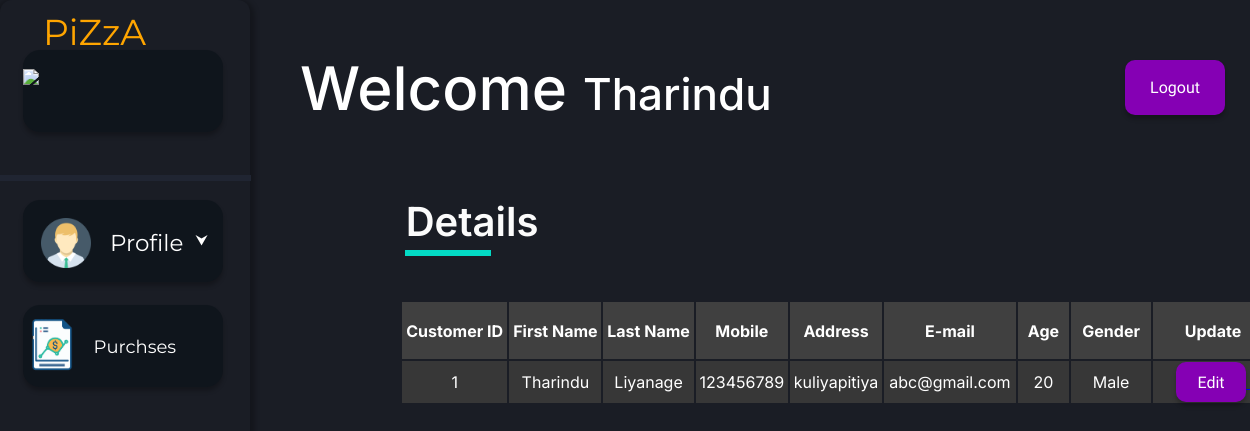
/custViewUserDetails.php (signed in), run on the app's committed database.
### tables this page shows
CREATE TABLE `crm_customer` (
  `customer_id` int(11) NOT NULL,
  `fname` varchar(15) NOT NULL,
  `lname` varchar(15) NOT NULL,
  `mob` int(11) NOT NULL,
  `address` varchar(50) NOT NULL,
  `email` varchar(50) NOT NULL,
  `age` int(11) NOT NULL,
  `gender` varchar(6) NOT NULL
);

### custViewUserDetails.php (the view, shortened to what this page needs)
<?php require_once('./phpFunc/connection/connect.php');
    $id = $_SESSION["c_id"];
$sql = "SELECT * FROM crm_customer where customer_id = $id";
mysqli_query($connection, $sql);
$result = mysqli_query($connection,$sql);
?>
<!DOCTYPE html>
<html>
<head>
        <link href="./styles/customer/cusmain.css" rel="stylesheet">
</head>
<body>
<div>
<span class="wel-msg"><p>Welcome <span style="font-size:44px;"><?php echo $_SESSION["name"]; ?></span></p></span>
<span class="sub-head">Details</span> <div class="sub-line"></div>
<span><a href="./phpFunc/functions/customer/logout.php"><button class="log_out-button">Logout</button> </a></span>
</div>
<div class="menu">
<div class="piza-staff"><img class="piza-logo" src="./assets/img/logo.png">
<span class="menu-text" style="color:orange;">PiZzA</span>
</div>
 <div class="menu-line"></div>
<button class="pro-view">
      <img class="pro-avatar" src="./assets/img/pro_avatar.png">
      <span class="pro-text">Profile </span>
</button>
<a href='./customerViewSales.php'><button class="sales-but">
      <img class="sales-logo" src="./assets/img/sales.png">
      <span class="sales-text" style="font-size: large;">Purchses </span>
</button></a>
</div>
<table border="0" class="table_dec">
<tr bgcolor="#404040">
<th>Customer ID</th>
<th>First Name</th>
<th>Last Name</th>
<th>Mobile</th>
<th>Address</th>
<th>E-mail</th>
<th>&nbsp;&nbsp;Age&nbsp;&nbsp;</th>
<th>&nbsp;&nbsp;Gender&nbsp;&nbsp;</th>
<th>Update</th>
</tr>
<?php
$row = mysqli_fetch_assoc($result);
    echo "
        <tr bgcolor='#373737'>
            <td>" . $row['customer_id'] . "</td>
            <td>" . $row['fname'] . "</td>
            <td>" . $row['lname'] . "</td>
            <td>" . $row['mob'] . "</td>
            <td>" . $row['address'] . "</td>
            <td>" . $row['email'] . "</td>
            <td>" . $row['age'] . "</td>
            <td>" . $row['gender'] . "</td>
            <td>&nbsp;&nbsp;&nbsp;&nbsp;<a href='./phpFunc/functions/customer/update.php?customer_id=".$row['customer_id']."'><button class='edit-button' role='button'>Edit</button> </a>&nbsp;&nbsp;&nbsp;&nbsp;</td>
        </tr>";
?>
</table>
</body>
</html>

### styles/customer/cusmain.css (style rules this page uses)
body { background-color: #1A1D25; margin: 0px 0 10px; }
.table_dec { font-family: 'Inter', sans-serif; padding-bottom: 50px; box-sizing: border-box; text-align: center; border-color:#27262C; border: 0px solid #5B5B5B; color:white; position: relative; left: 400px; top:300px; width: 70%; height: auto; border-radius: 4px; }
th { height: 55px; }
.wel-msg { position: absolute; left: 300px; top: -10px; font-family: 'Inter'; font-style: normal; font-weight: 500; font-size: 60px; line-height: 77px; color: #FFFFFF; }
.sub-head { position: absolute; width: 224px; height: 38px; left: 360px; top: 200px; text-align: center; font-family: 'Inter'; font-style: normal; font-weight: 600; font-size: 40px; line-height: 44px; color: #FBFBFB; }
.menu { position: absolute; width: 250px; height:800px; left: 0px; top: 0px; background: #1A1D25; box-shadow: 0px 4px 5px 5px rgba(0, 0, 0, 0.25); border-radius: 12px; }
.piza-logo { height: auto; width: 80px; }
.piza-staff { position: absolute; width: 200px; height: 82px; left: 23px; top: 50px; background: #0F151C; box-shadow: 0px 4px 4px rgba(0, 0, 0, 0.25); border-radius: 17px; }
.menu-text { font-family: "Montserrat", sans-serif; font-size:36px; position:relative; bottom:40px; }
.sub-line { border: 3px solid #03DAC5; width:80px; position: absolute; left: 405px; top: 250px; }
.menu-line { border: 3px solid #202532; width:245px; position: relative; top:175px; }
.pro-view { position: absolute; width: 200px; height: 82px; left: 23px; top: 200px; outline:0; border:0; background: #0F151C; box-shadow: 0px 4px 4px rgba(0, 0, 0, 0.25); border-radius: 17px; }
.pro-avatar { height: auto; width: 50px; position: relative; left:-10px; top:5px; }
.pro-text { font-family: "Montserrat", sans-serif; font-size:23px; position:relative; bottom:12px; left:5px; color:white; cursor:default; }
.pro-view:after { content: '\2B9F'; color: white; font-weight: bold; float: right; margin-left: 5px; position: relative; top:20px; right:10px; }
.sales-but { position: absolute; width: 200px; height: 82px; left: 23px; top: 305px; outline:0; border:0; background: #0F151C; box-shadow: 0px 4px 4px rgba(0, 0, 0, 0.25); border-radius: 17px; }
.sales-logo { height: auto; width: 90px; position: relative; left:-28px; top:1px; }
.sales-text { font-family: "Montserrat", sans-serif; font-size:23px; position:relative; bottom:20px; left:-35px; color:white; cursor:default; }
.edit-button { appearance: none; background-color: #8500B4; border: 0px solid #1A1A1A; border-radius: 10px; box-sizing: border-box; color: #FFFFFF; cursor: pointer; display: inline-block; font-family: 'Exo', sans-serif; font-size: 16px; width: 70px; height: 40px; outline: none; text-align: center; text-decoration: none; transition: all 300ms cubic-bezier(.23, 1, 0.32, 1); user-select: none; -webkit-user-select: none; touch-action: manipulation; box-shadow: 0px 4px 4px rgba(0, 0, 0, 0.25); will-change: transform; }
.log_out-button { appearance: none; background-color: #8500B4; border: 0px solid #1A1A1A; border-radius: 10px; box-sizing: border-box; color: #FFFFFF; cursor: pointer; display: inline-block; font-family: 'Exo', sans-serif; font-size: 16px; width: 100px; height: 55px; outline: none; text-align: center; text-decoration: none; transition: all 300ms cubic-bezier(.23, 1, 0.32, 1); user-select: none; -webkit-user-select: none; touch-action: manipulation; box-shadow: 0px 4px 4px rgba(0, 0, 0, 0.25); will-change: transform; position: absolute; left: 90%; top: 60px; }

### data on the page
crm_customer: customer_id "1", fname "Tharindu", lname "Liyanage", mob "123456789", address "kuliyapitiya", email "abc@gmail.com", age "20", gender "Male"

### other printed values
$_SESSION["name"] "Tharindu"
